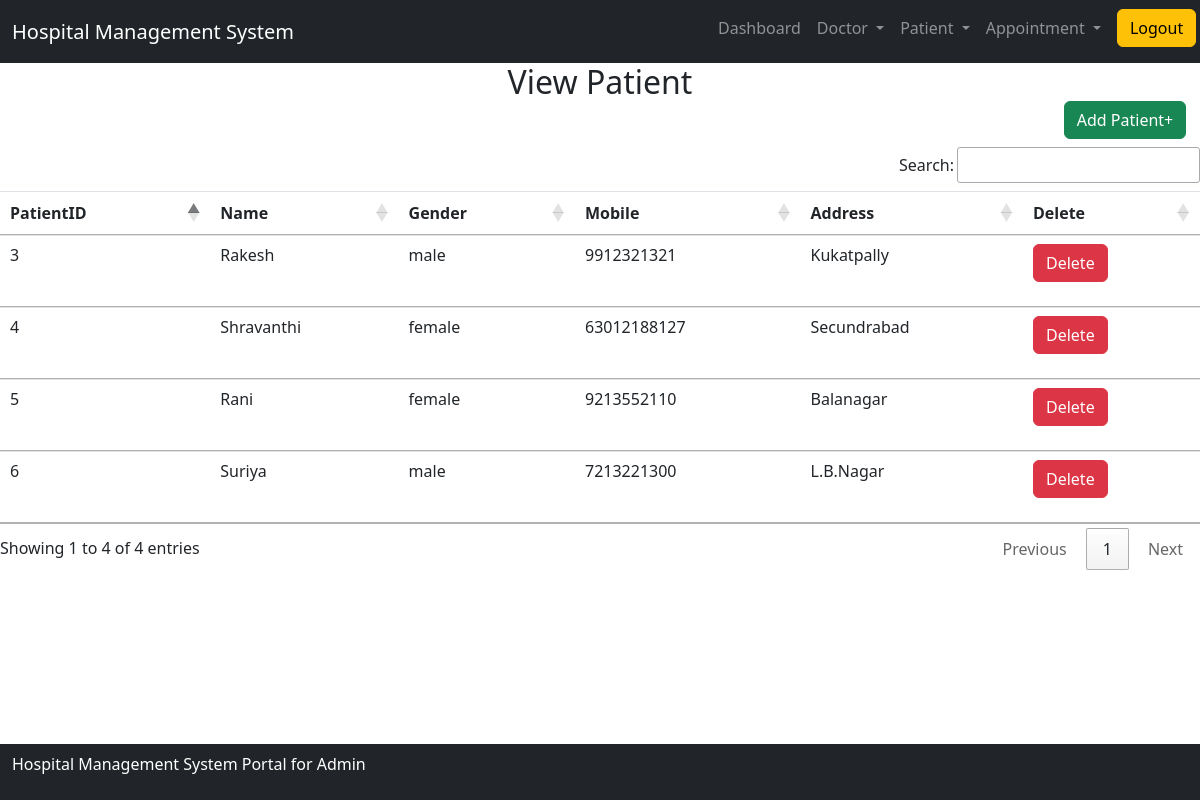
Page /view_patient/ (signed in) on the committed database.
### hospitalapp/models.py (models this page shows)
class Patient(models.Model):
    Name=models.CharField(max_length=50)
    Gender=models.CharField(max_length=1)
    Mobile=models.IntegerField()
    Address=models.TextField()

### hospitalapp/views.py (the view)
# urls.py: path('view_patient/',view_Patient,name="view_patient"),
def view_Patient(request):
	if not request.user.is_staff:
		return redirect('login')
	pat=Patient.objects.all()
	return render(request,"view_patient.html",{"patient":pat})

### hospitalapp/templates/view_patient.html
{% include 'base.html' %}
{% include 'navigation.html' %}
<div>
    <center><h2>View Patient<a href="{% url 'add_patient' %}" class="btn btn-success" style="margin-left:1050px;">Add Patient+</a></h2></center>
    <table id="example" class="table table-hover">
        <thead>
            <tr>
                <th>PatientID</th>
                <th>Name</th>
                <th>Gender</th>
                <th>Mobile</th>
                <th>Address</th>
                <th>Delete</th>
            </tr>
        </thead>
        <tbody>
            {% for i in patient %}
            <tr>
            <td>{{i.id}}</td>
            <td>{{i.Name}}</td>
            <td>{{i.Gender}}</td>
            <td>{{i.Mobile}}</td>
            <td>{{i.Address}}</td>
            <td><p><a href="{% url 'delete_patient' i.id %}" onclick="return confirm('Are you sure wnat to delete?')" class="btn btn-danger">Delete</a></p></td>
            </tr>
            {% endfor %}
        </tbody>
    </table>
</div>
{% include 'footer.html' %}

### rows in the picture
Patient: id "3", Name "Rakesh", Gender "male", Mobile "9912321321", Address "Kukatpally"
Patient: id "4", Name "Shravanthi", Gender "female", Mobile "63012188127", Address "Secundrabad"
Patient: id "5", Name "Rani", Gender "female", Mobile "9213552110", Address "Balanagar"
Patient: id "6", Name "Suriya", Gender "male", Mobile "7213221300", Address "L.B.Nagar"
